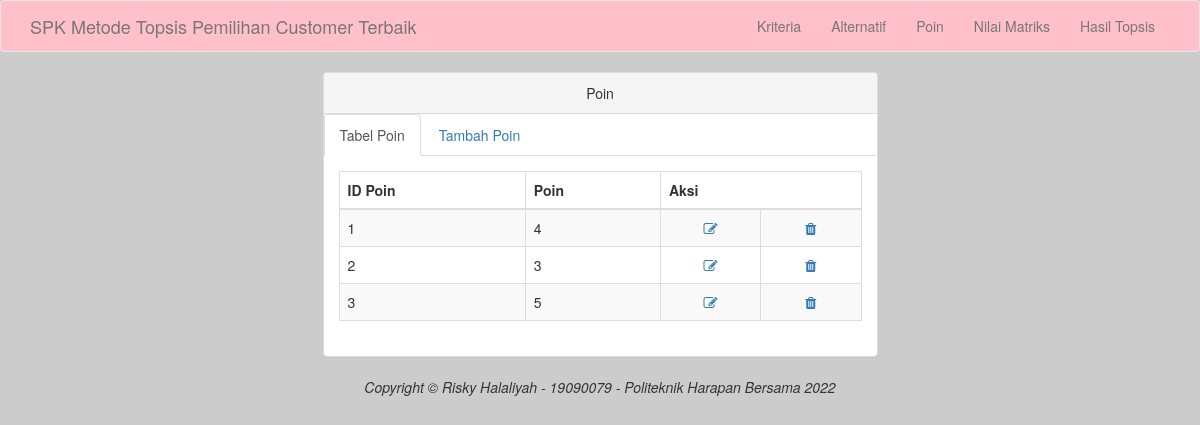
Page /poin.php on the committed database.
### tables this page shows
CREATE TABLE `tab_poin` (
  `id_poin` varchar(10) NOT NULL,
  `poin` varchar(10) NOT NULL
);

### poin.php (the view, shortened to what this page needs)
<?php
include ("koneksi.php");
 ?>
<!DOCTYPE html>
<html>
  <head>
    <link href="tampilan/css/bootstrap.min.css" rel="stylesheet">
    <link href="tampilan/font-awesome/css/font-awesome.min.css" rel="stylesheet" type="text/css">
  </head>
  <body>
     <nav class="navbar navbar-default navbar-custom navbar-dark bg-dark" style='background-color:pink;'>
      <div class="container">
        <div class="navbar-header">
          <a class="navbar-brand" href="index.php">SPK Metode Topsis Pemilihan Customer Terbaik</a>
        </div>
        <div class="collapse navbar-collapse">
          <ul class="nav navbar-nav navbar-right">
            <li>
              <a href="kriteria.php">Kriteria</a>
            </li>
            <li>
              <a href="alternatif.php">Alternatif</a>
            </li>
            <li>
              <a href="poin.php">Poin</a>
            </li>
            <li>
              <a href="nilmat.php">Nilai Matriks</a>
            </li>
            <li>
              <a href="hastop.php">Hasil Topsis</a>
            </li>
          </ul>
        </div>
      </div>
    </nav>
    <div class="container">
      <div class="row">
        <div class="col-lg-6 col-lg-offset-3">
            <div class="panel panel-default">
                <div class="panel-heading text-center">
                    Poin
                </div>
                <ul class="nav nav-tabs">
                    <li class="active">
                      <a href="poin.php" data-toggle="tab">Tabel Poin</a>
                    </li>
                    <li>
                      <a href="pointambah.php" data-toggle="tab">Tambah Poin</a>
                    </li>
                </ul>
                <div class="panel-body">
                    <div class="tab-content">
                      <div class="">
                        <table class="table table-striped table-bordered table-hover">
                          <thead>
                            <tr>
                              <th>ID Poin</th>
                              <th>Poin</th>
                              <th colspan="2">Aksi</th>
                            </tr>
                          </thead>
                          <tbody>
                            <?php
                            $sql = $koneksi->query('SELECT * FROM tab_poin');
                            while ($row = $sql->fetch_array()) {
                            ?>
                            <tr>
                              <td><?php echo $row[0] ?></td>
                              <td><?php echo $row[1] ?></td>
                              <td align="center"><a href="editpoin.php?id_poin=<?php echo $row['id_poin'] ?>"><i class="fa fa-edit fa-fw"></i> </td>
                              <td align="center"><a href="hapuspoin.php?id_poin=<?php echo $row['id_poin'] ?>"><i class="fa fa-trash fa-fw"></i> </td>
                            </tr>
                            <?php }?>
                          </tbody>
                        </table>
                      </div>
                    </div>
                </div>
            </div>
        </div>
      </div>
    </div>
    <footer class="text-center">
      <div class="footer-below">
        <div class="container">
          <div class="row">
            <div class="col-lg-12">
              <em>Copyright &copy; Risky Halaliyah - 19090079 - Politeknik Harapan Bersama 2022</em>
            </div>
          </div>
        </div>
      </div>
    </footer>
  </body>
</html>

### poin.php (style rules this page uses)
body { background-color: #ccc; }

### rows in the picture
tab_poin: id_poin "1", poin "4"
tab_poin: id_poin "2", poin "3"
tab_poin: id_poin "3", poin "5"
